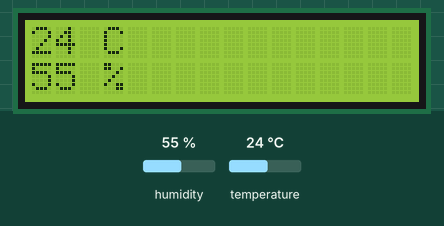
This program was run on a simulated Raspberry Pi (BCM pin numbers). On the bench: 16×2 character LCD. The test bench sets the inputs (shaded band); at power-on: humidity 55 %, temperature 24 °C. What the program prints to the terminal is not drawn.

Above: at 2.2 s.
2.3 s: humidity set to 22 %
At 5.0 s:
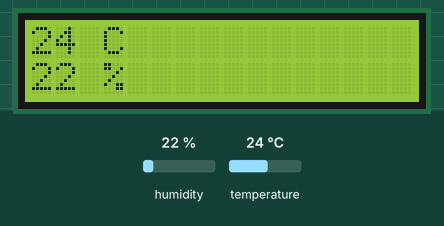
9.3 s: temperature set to 12 °C
At 11.7 s:
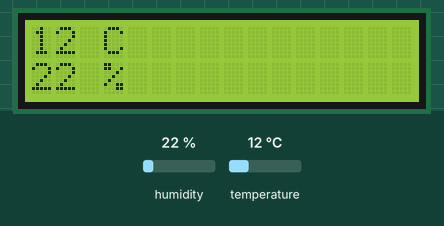
15.8 s: humidity set to 40 %
At 18.5 s:
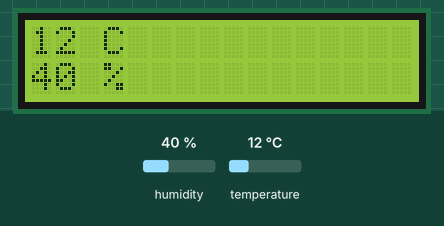
22.4 s: temperature set to 19 °C
At 25.3 s:
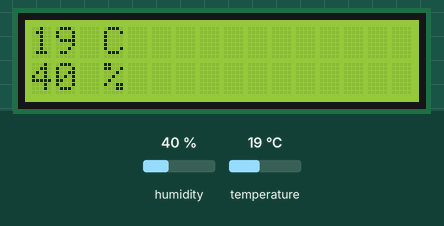
Timing chart, 0 to 26.8 s (numbered marks = the images above; inputs shaded):
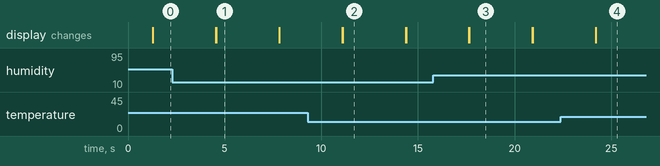

Measured:
- after the input at 2.3 s, the display: first differs from a run without the input after 2.3 s (image 1)
- after the input at 9.3 s, the display: first differs from a run without the input after 1.8 s (image 2)
- after the input at 15.8 s, the display: first differs from a run without the input after 1.9 s (image 3)
- after the input at 22.4 s, the display: first differs from a run without the input after 1.8 s (image 4)
- what the display in image 1 shows lasts 3.2 s, from 4.6 s to 7.8 s

The program:

7_3_ex5_TextLCD_2.py
```python
'''온도 및 습도 출력
1) DHT11을 통해 구한 온도와 습도 값을 Text LCD에 출력
2) 첫 줄에 Temp. (온도) C
3) 둘 째 줄에 Humidity (습도) % '''

import board
import digitalio
import adafruit_dht
import adafruit_character_lcd.character_lcd as character_lcd
from time import sleep

# Raspberry Pi pin setup
lcd_rs = digitalio.DigitalInOut(board.D22)
lcd_en = digitalio.DigitalInOut(board.D24)
lcd_d7 = digitalio.DigitalInOut(board.D21)
lcd_d6 = digitalio.DigitalInOut(board.D26)
lcd_d5 = digitalio.DigitalInOut(board.D20)
lcd_d4 = digitalio.DigitalInOut(board.D19)

# Define LCD column and row size for 16x2 LCD.
lcd_columns = 16
lcd_rows = 2

dhtDevice = adafruit_dht.DHT11(board.D17)
lcd = character_lcd.Character_LCD_Mono(lcd_rs, lcd_en, lcd_d4, lcd_d5, lcd_d6, lcd_d7, lcd_columns, lcd_rows)

def initTextlcd():
    lcd.clear()
    lcd.home()
    lcd.cursor_position(0, 0)
    sleep(1.0)

def displayText(text=' ', col=0, row=0):
    lcd.cursor_position(col, row)
    lcd.message = text

def clearTextlcd():
    lcd.clear()
    lcd.message = 'clear LCD\nGoodbye!'
    sleep(2.0)
    lcd.clear()

def main():
    initTextlcd()
    print("start textlcd program ...")
    while True:
        try:
            temperature_c = dhtDevice.temperature
            humidity = dhtDevice.humidity
            print(f"Temp: {temperature_c:.1f} Humidity: {humidity}")
            lcd.clear()
            displayText(str(temperature_c), 0, 0)
            displayText('C', 3, 0)
            displayText(str(humidity), 0, 1)
            displayText('%', 3, 1)
            sleep(3)
        except RuntimeError as error:
            print(error.args[0])
        except KeyboardInterrupt:
            clearTextlcd()

if __name__ == '__main__':
    main()
```
